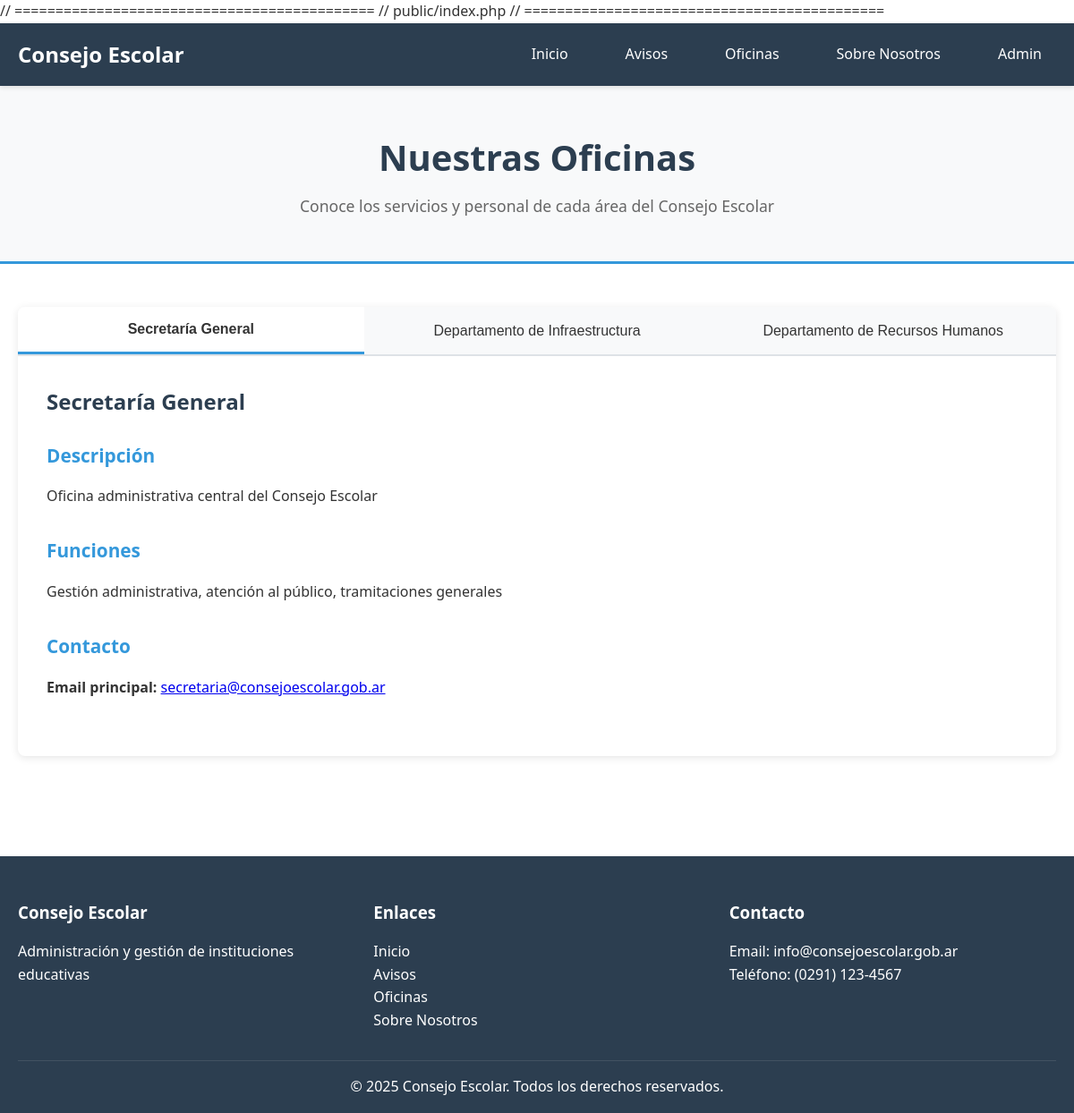
/public/oficinas, run on the app's committed database.
### tables this page shows
CREATE TABLE `oficinas` (
  `id` int NOT NULL AUTO_INCREMENT,
  `nombre` varchar(100) NOT NULL,
  `descripcion` text NOT NULL,
  `funciones` text NOT NULL,
  `email_principal` varchar(100) NOT NULL,
  `email_secundario` varchar(100) DEFAULT NULL,
  `telefono` varchar(20) DEFAULT NULL,
  `ubicacion` varchar(200) DEFAULT NULL,
  `orden` int DEFAULT '0',
  `activo` tinyint(1) DEFAULT '1',
  `created_at` timestamp NULL DEFAULT CURRENT_TIMESTAMP,
  `updated_at` timestamp NULL DEFAULT CURRENT_TIMESTAMP ON UPDATE CURRENT_TIMESTAMP,
  PRIMARY KEY (`id`),
  KEY `idx_orden` (`orden`)
);

### public/index.php (called while the page is built, shortened)
<?php
require_once '../config/database.php';
require_once '../core/Model.php';
require_once '../core/Controller.php';
$router = new Router();

### app/controllers/OficinasController.php (called while the page is built)
<?php
class OficinasController extends Controller {
    public function index() {
        $oficinaModel = new Oficina();
        $data = [
            'title' => 'Nuestras Oficinas',
            'oficinas' => $oficinaModel->getAllConEmpleados()
        ];
        $this->view('oficinas/index', $data);
    }
}

### core/router.php (called while the page is built, shortened)
<?php
class Router {
    private $method = 'index';
    public function __construct() {
        $url = $this->parseUrl();
        if(isset($url[0])) {
            $controllerName = ucfirst($url[0]) . 'Controller';
            if(file_exists('../app/controllers/' . $controllerName . '.php')) {
                unset($url[0]);
            }
        }
        $this->controller = new $this->controller;
        $this->params = $url ? array_values($url) : [];
        call_user_func_array([$this->controller, $this->method], $this->params);
    }
    private function parseUrl() {
        if(isset($_GET['url'])) {
            return explode('/', filter_var(rtrim($_GET['url'], '/'), FILTER_SANITIZE_URL));
        }
        return [];
    }
}

### core/model.php (called while the page is built, shortened)
<?php
class Model {
    protected $db;
    protected $table;
    public function __construct() {
        $database = new Database();
        $this->db = $database->connect();
    }
    public function getAll($where = '', $orderBy = 'id DESC') {
        $sql = "SELECT * FROM {$this->table}";
        if($where) {
            $sql .= " WHERE {$where}";
        }
        $sql .= " ORDER BY {$orderBy}";
        $stmt = $this->db->prepare($sql);
        $stmt->execute();
        return $stmt->fetchAll(PDO::FETCH_ASSOC);
    }
}

### config/database.php (called while the page is built, shortened)
<?php
class Database {
    private $host = 'localhost';
    private $db_name = 'consejo_escolar';
    private $username = 'root';
    private $password = '';
    public function connect() {
        $this->conn = null;
        try {
            $this->conn = new PDO(
                "mysql:host=" . $this->host . ";dbname=" . $this->db_name,
                $this->username,
                $this->password
            );
            $this->conn->setAttribute(PDO::ATTR_ERRMODE, PDO::ERRMODE_EXCEPTION);
            $this->conn->exec("set names utf8mb4");
        } catch(PDOException $e) {
            echo "Error de conexión: " . $e->getMessage();
        }
        return $this->conn;
    }
}

### app/models/Oficina.php (called while the page is built, shortened)
<?php
class Oficina extends Model {
    public function getActivas() {
        return $this->getAll('activo = 1', 'orden ASC, nombre ASC');
    }
    public function getAllConEmpleados() {
        $oficinas = $this->getActivas();
        return $oficinas;
    }
}

### app/views/oficinas/index.php (the view, shortened to what this page needs)
<section class="page-header">
    <div class="container">
        <h1>Nuestras Oficinas</h1>
        <p>Conoce los servicios y personal de cada área del Consejo Escolar</p>
    </div>
</section>
<section class="oficinas-seccion">
    <div class="container">
        <?php if(!empty($oficinas)): ?>
            <div class="oficinas-tabs">
                <div class="tabs-nav">
                    <?php foreach($oficinas as $index => $oficina): ?>
                        <button class="tab-btn <?php echo $index === 0 ? 'active' : ''; ?>"
                                data-tab="oficina-<?php echo $oficina['id']; ?>">
                            <?php echo htmlspecialchars($oficina['nombre']); ?>
                        </button>
                    <?php endforeach; ?>
                </div>
                <div class="tabs-content">
                    <?php foreach($oficinas as $index => $oficina): ?>
                        <div class="tab-pane <?php echo $index === 0 ? 'active' : ''; ?>"
                             id="oficina-<?php echo $oficina['id']; ?>">
                            <div class="oficina-info">
                                <h2><?php echo htmlspecialchars($oficina['nombre']); ?></h2>
                                <div class="info-section">
                                    <h3>Descripción</h3>
                                    <p><?php echo nl2br(htmlspecialchars($oficina['descripcion'])); ?></p>
                                </div>
                                <div class="info-section">
                                    <h3>Funciones</h3>
                                    <p><?php echo nl2br(htmlspecialchars($oficina['funciones'])); ?></p>
                                </div>
                                <div class="info-section">
                                    <h3>Contacto</h3>
                                    <p><strong>Email principal:</strong>
                                       <a href="mailto:<?php echo $oficina['email_principal']; ?>">
                                           <?php echo $oficina['email_principal']; ?>
                                       </a>
                                    </p>
                                </div>
                            </div>
                        </div>
                    <?php endforeach; ?>
                </div>
            </div>
        <?php else: ?>
            <div class="empty-state">
                <p>No hay información de oficinas disponible en este momento.</p>
            </div>
        <?php endif; ?>
    </div>
</section>

### core/controller.php (shortened to what this page needs)
<?php
class Controller {
    protected function view($view, $data = []) {
        extract($data);
        if(strpos($view, 'admin/') === 0) {
            require_once '../app/views/' . $view . '.php';
        } else {
            require_once '../app/views/layout/header.php';
            require_once '../app/views/' . $view . '.php';
            require_once '../app/views/layout/footer.php';
        }
    }
}

### app/views/layout/header.php (shortened to what this page needs)
<!DOCTYPE html>
<html lang="es">
<head>
    <link rel="stylesheet" href="<?php echo BASE_URL; ?>css/style.css">
</head>
<body>
    <header class="header">
        <div class="container">
            <div class="header-content">
                <div class="logo">
                    <a href="<?php echo BASE_URL; ?>">
                        <h1>Consejo Escolar</h1>
                    </a>
                </div>
                <nav class="main-nav" id="mainNav">
                    <ul>
                        <li><a href="<?php echo BASE_URL; ?>">Inicio</a></li>
                        <li><a href="<?php echo BASE_URL; ?>avisos">Avisos</a></li>
                        <li><a href="<?php echo BASE_URL; ?>oficinas">Oficinas</a></li>
                        <li><a href="<?php echo BASE_URL; ?>sobre-nosotros">Sobre Nosotros</a></li>
                        <li><a href="<?php echo ADMIN_URL; ?>">Admin</a></li>
                    </ul>
                </nav>
            </div>
        </div>
    </header>

### app/views/layout/footer.php (shortened to what this page needs)
    <footer class="footer">
        <div class="container">
            <div class="footer-content">
                <div class="footer-section">
                    <h3>Consejo Escolar</h3>
                    <p>Administración y gestión de instituciones educativas</p>
                </div>
                <div class="footer-section">
                    <h3>Enlaces</h3>
                    <ul>
                        <li><a href="<?php echo BASE_URL; ?>">Inicio</a></li>
                        <li><a href="<?php echo BASE_URL; ?>avisos">Avisos</a></li>
                        <li><a href="<?php echo BASE_URL; ?>oficinas">Oficinas</a></li>
                        <li><a href="<?php echo BASE_URL; ?>sobre-nosotros">Sobre Nosotros</a></li>
                    </ul>
                </div>
                <div class="footer-section">
                    <h3>Contacto</h3>
                    <p>Email: info@consejoescolar.gob.ar</p>
                    <p>Teléfono: (0291) 123-4567</p>
                </div>
            </div>
            <div class="footer-bottom">
                <p>&copy; <?php echo date('Y'); ?> Consejo Escolar. Todos los derechos reservados.</p>
            </div>
        </div>
    </footer>
</body>
</html>

### public/css/style.css (style rules this page uses)
* { margin: 0; padding: 0; box-sizing: border-box; }
:root { --primary-color: #2c3e50; --secondary-color: #3498db; --accent-color: #e74c3c; --text-color: #333; --light-bg: #f8f9fa; --border-color: #dee2e6; --success-color: #27ae60; --warning-color: #f39c12; }
body { font-family: 'Segoe UI', Tahoma, Geneva, Verdana, sans-serif; line-height: 1.6; color: var(--text-color); }
.container { max-width: 1200px; margin: 0 auto; padding: 0 20px; }
.header { background-color: var(--primary-color); color: white; padding: 1rem 0; position: sticky; top: 0; z-index: 1000; box-shadow: 0 2px 5px rgba(0,0,0,0.1); }
.header-content { display: flex; justify-content: space-between; align-items: center; }
.logo h1 { font-size: 1.5rem; font-weight: 600; }
.logo a { color: white; text-decoration: none; }
.main-nav ul { display: flex; list-style: none; gap: 2rem; }
.main-nav a { color: white; text-decoration: none; padding: 0.5rem 1rem; transition: background-color 0.3s; border-radius: 4px; }
.page-header { background-color: var(--light-bg); padding: 3rem 0; text-align: center; border-bottom: 3px solid var(--secondary-color); }
.page-header h1 { font-size: 2.5rem; color: var(--primary-color); margin-bottom: 0.5rem; }
.page-header p { font-size: 1.1rem; color: #666; }
.oficinas-seccion { padding: 3rem 0; }
.oficinas-tabs { background: white; border-radius: 8px; box-shadow: 0 2px 10px rgba(0,0,0,0.1); overflow: hidden; }
.tabs-nav { display: flex; background-color: var(--light-bg); border-bottom: 2px solid var(--border-color); overflow-x: auto; }
.tab-btn { flex: 1; padding: 1rem 1.5rem; background: none; border: none; cursor: pointer; font-size: 1rem; color: var(--text-color); transition: background-color 0.3s; white-space: nowrap; }
.tab-btn.active { background-color: white; border-bottom: 3px solid var(--secondary-color); font-weight: 600; }
.tabs-content { padding: 2rem; }
.tab-pane { display: none; }
.tab-pane.active { display: block; }
.oficina-info h2 { color: var(--primary-color); margin-bottom: 1.5rem; }
.info-section { margin-bottom: 2rem; }
.info-section h3 { color: var(--secondary-color); margin-bottom: 1rem; font-size: 1.3rem; }
.footer { background-color: var(--primary-color); color: white; padding: 3rem 0 1rem; margin-top: 4rem; }
.footer-content { display: grid; grid-template-columns: repeat(auto-fit, minmax(250px, 1fr)); gap: 2rem; margin-bottom: 2rem; }
.footer-section h3 { margin-bottom: 1rem; }
.footer-section ul { list-style: none; }
.footer-section a { color: white; text-decoration: none; }
.footer-bottom { text-align: center; padding-top: 1rem; border-top: 1px solid rgba(255,255,255,0.1); }

### data on the page
oficinas: nombre "Secretaría General", descripcion "Oficina administrativa central del Consejo Escolar", funciones "Gestión administrativa, atención al público, tramitaciones generales", email_principal "secretaria@consejoescolar.gob.ar"
oficinas: nombre "Departamento de Infraestructura"
oficinas: nombre "Departamento de Recursos Humanos"
